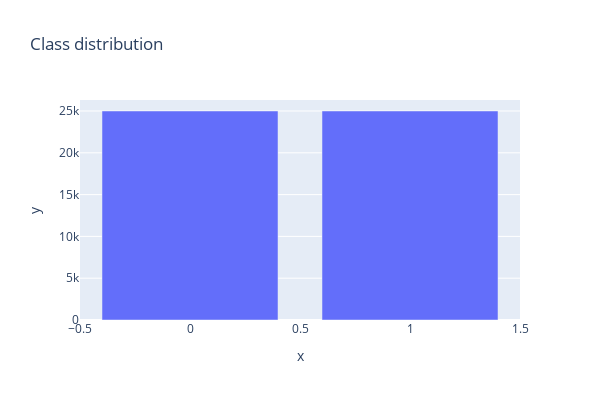

Notebook code cell kept with this figure:
### Code cell
# Plot the distribution of the target variable
px.bar(x=unique_values, y=counts,  
       width=600, height=400, title='Class distribution')

### Figure 1 — Plotly figure (JSON) as saved in the notebook; plotly's stock layout.template omitted (floating-point values rounded to 4 significant figures)
{"data": [{"alignmentgroup": "True", "hovertemplate": "x=%{x}<br>y=%{y}<extra></extra>", "legendgroup": "", "marker": {"color": "#636efa", "pattern": {"shape": ""}}, "name": "", "offsetgroup": "", "orientation": "v", "showlegend": false, "textposition": "auto", "type": "bar", "x": [0, 1], "xaxis": "x", "y": [25000, 25000], "yaxis": "y"}], "layout": {"barmode": "relative", "height": 400, "legend": {"tracegroupgap": 0}, "title": {"text": "Class distribution"}, "width": 600, "xaxis": {"anchor": "y", "domain": [0, 1], "title": {"text": "x"}}, "yaxis": {"anchor": "x", "domain": [0, 1], "title": {"text": "y"}}}}
